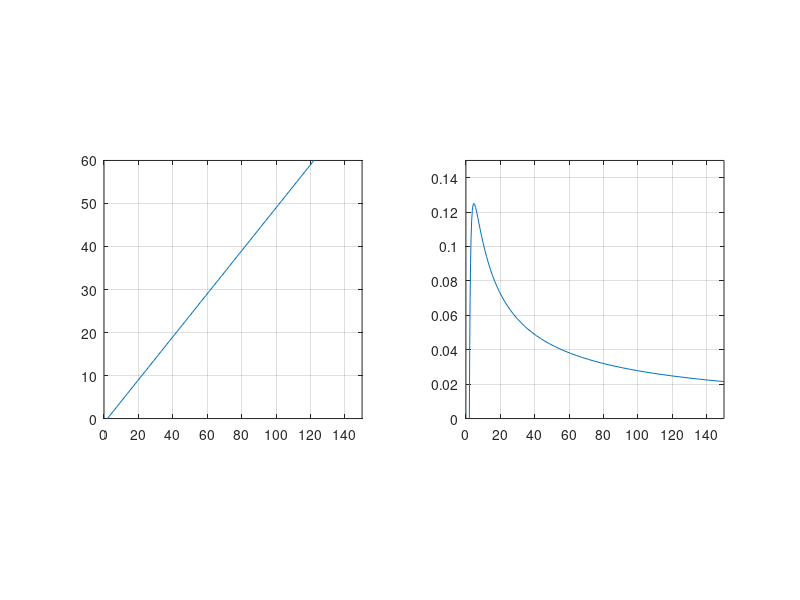

Write the MATLAB code that produced this figure.
clear all
close all
clc


figure()


subplot(1,2,1)
alpha = linspace(0,150,100);
beta = alpha/2-1;
plot(alpha,beta)
axis square
grid on
xlim([0 150])
ylim([0 60])



subplot(1,2,2)
w = linspace(1,10,100);
alpha_w = (1+w.^2).^2./(2*w);
nu_w    = (w.^2-1)./(1+w.^2).^2;
plot(alpha_w,nu_w)
axis square
grid on
xlim([0 150])
ylim([0 0.15])

